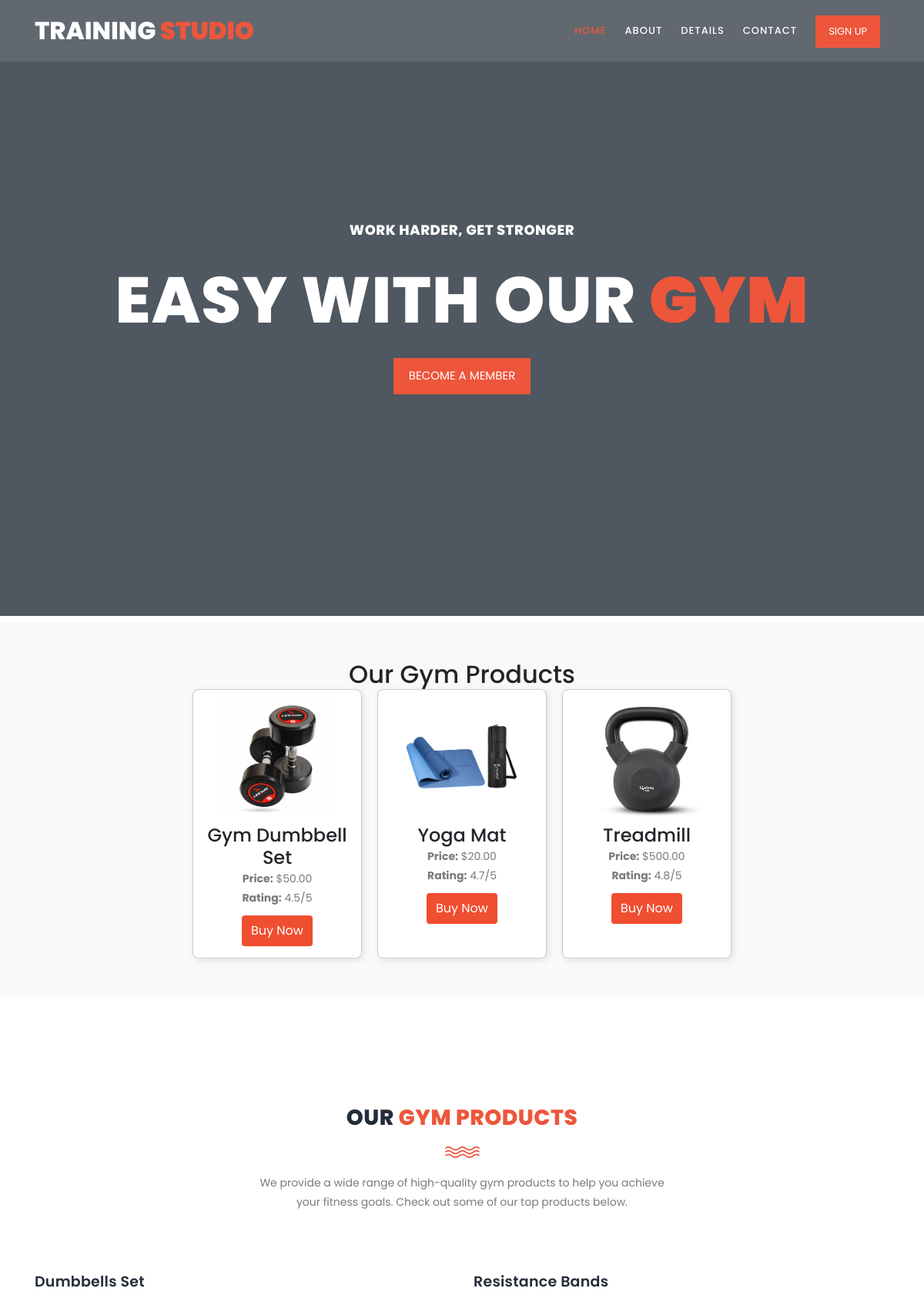
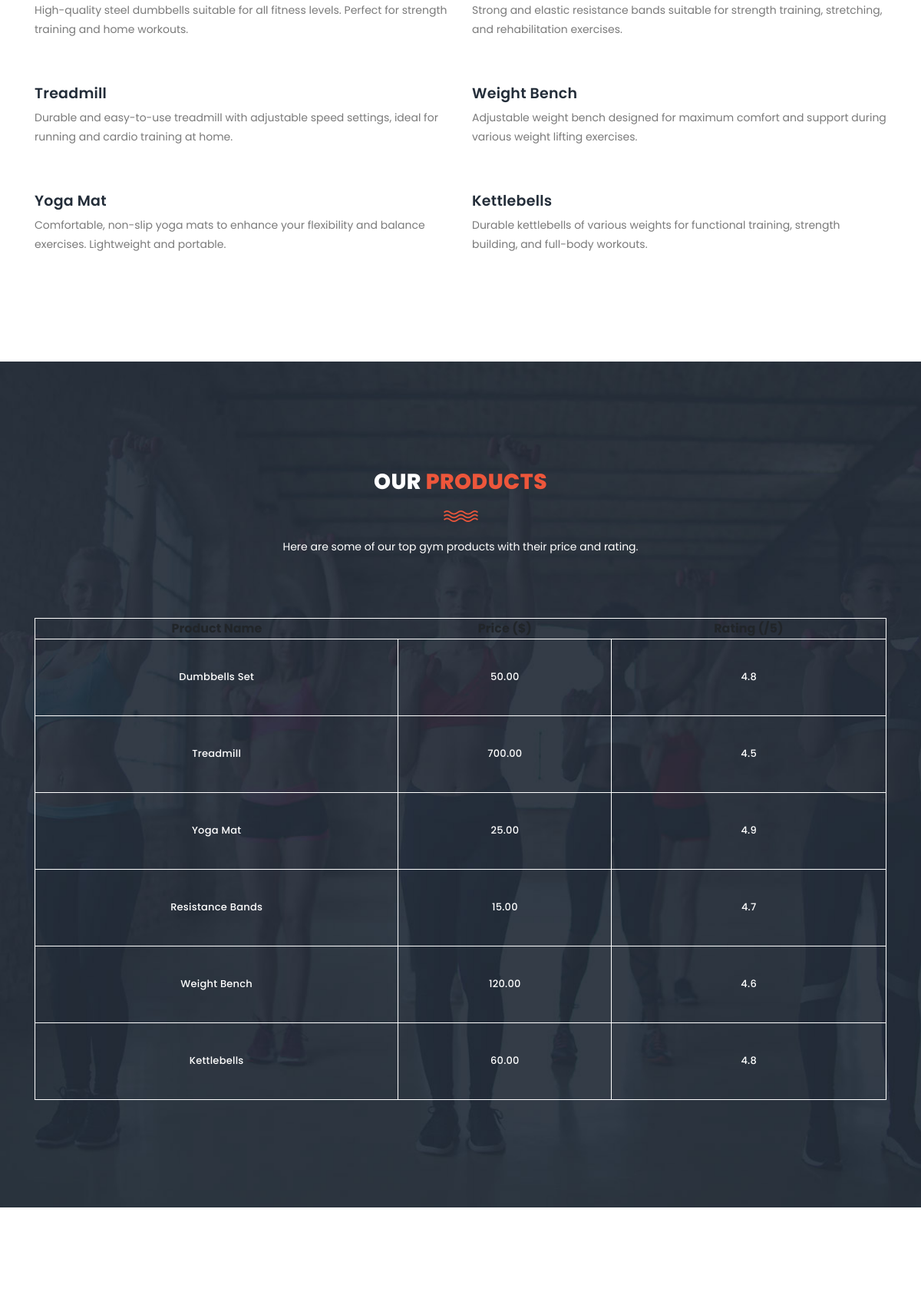
The page / (upper part) on the database its author committed (2 pictures, top to bottom).
### myapp/models.py (models this page shows, shortened)
class Product(models.Model):
    name = models.CharField(max_length=200)
    price = models.DecimalField(max_digits=8, decimal_places=2)
    image = models.ImageField(upload_to='products/', blank=True, null=True)
    description1 = models.TextField()
    description2 = models.TextField()
    rating = models.FloatField(default=5.0)
    slug = models.SlugField(unique=True)

### myapp/views.py (the view)
# urls.py: path('', views.index, name='index'),
def index(request):
    products = Product.objects.all()
    return render(request, 'index.html', {'products': products})

### templates/index.html (shortened to what this page needs)
{% load static %}
<!DOCTYPE html>
<html lang="en">
  <head>
    <link rel="stylesheet" type="text/css" href="assets/css/bootstrap.min.css">
    <link rel="stylesheet" type="text/css" href="assets/css/font-awesome.css">
    <link rel="stylesheet" href="assets/css/templatemo-training-studio.css">
    <link rel="stylesheet" type="text/css" href="{% static 'css/bootstrap.min.css' %}">
<link rel="stylesheet" type="text/css" href="{% static 'css/font-awesome.css' %}">
<link rel="stylesheet" href="{% static 'css/templatemo-training-studio.css' %}">
    </head>
    <body>
    <header class="header-area header-sticky">
        <div class="container">
            <div class="row">
                <div class="col-12">
                    <nav class="main-nav">
                        <a href="index.html" class="logo">Training<em> Studio</em></a>
                        <ul class="nav">
                            <li class="scroll-to-section"><a href="#top" class="active">Home</a></li>
                            <li class="scroll-to-section"><a href="#features">About</a></li>
                            <li class="scroll-to-section"><a href="#schedule">Details</a></li>
                            <li class="scroll-to-section"><a href="#contact-us">Contact</a></li>
                            <li class="main-button"><a href="#">Sign Up</a></li>
                        </ul>
                    </nav>
                </div>
            </div>
        </div>
    </header>
    <div class="main-banner" id="top">
        <video autoplay muted loop id="bg-video">
            <source src="{% static 'images/gym-video.mp4' %}" type="video/mp4" />
        </video>
        <div class="video-overlay header-text">
            <div class="caption">
                <h6>work harder, get stronger</h6>
                <h2>easy with our <em>gym</em></h2>
                <div class="main-button scroll-to-section">
                    <a href="#features">Become a member</a>
                </div>
            </div>
        </div>
    </div>
{% load static %}
<section class="product-section" style="padding:50px 0; background:#f9f9f9;">
    <div class="container">
        <h2 style="text-align:center;">Our Gym Products</h2>
        <div class="product-grid" style="display:flex; flex-wrap:wrap; gap:20px; justify-content:center;">
            {% for product in products %}
            <div class="product-card" style="border:1px solid #ccc; padding:15px; width:220px; text-align:center; border-radius:8px; background:#fff;">
                {% if product.image %}
                    <img src="{{ product.image.url }}" alt="{{ product.name }}" style="height:150px; object-fit:cover; border-radius:5px; margin-bottom:10px;">
                {% else %}
                    <img src="{% static 'images/placeholder.png' %}" alt="{{ product.name }}" style="height:150px; object-fit:cover; border-radius:5px; margin-bottom:10px;">
                {% endif %}
                <h4>{{ product.name }}</h4>
                <p><strong>Price:</strong> ${{ product.price }}</p>
                <p><strong>Rating:</strong> {{ product.rating }}/5</p>
                <a href="{% url 'product_detail' product.slug %}" class="buy-btn" style="display:inline-block; margin-top:10px; padding:8px 12px; background:#f04e30; color:#fff; text-decoration:none; border-radius:4px;">Buy Now</a>
            </div>
            {% endfor %}
        </div>
    </div>
</section>
    {% load static %}
<section class="section" id="features">
    <div class="container">
        <div class="row">
            <div class="col-lg-6 offset-lg-3">
                <div class="section-heading">
                    <h2>Our <em>Gym Products</em></h2>
                    <img src="{% static 'images/line-dec.png' %}" alt="line decoration">
                    <p>We provide a wide range of high-quality gym products to help you achieve your fitness goals. Check out some of our top products below.</p>
                </div>
            </div>
            <div class="col-lg-6">
                <ul class="features-items">
                    <li class="feature-item">
                        <div class="right-content">
                            <h4>Dumbbells Set</h4>
                            <p>High-quality steel dumbbells suitable for all fitness levels. Perfect for strength training and home workouts.</p>
                        </div>
                    </li>
                    <li class="feature-item">
                        <div class="right-content">
                            <h4>Treadmill</h4>
                            <p>Durable and easy-to-use treadmill with adjustable speed settings, ideal for running and cardio training at home.</p>
                        </div>
                    </li>
                    <li class="feature-item">
                        <div class="right-content">
                            <h4>Yoga Mat</h4>
                            <p>Comfortable, non-slip yoga mats to enhance your flexibility and balance exercises. Lightweight and portable.</p>
                        </div>
                    </li>
                </ul>
            </div>
            <div class="col-lg-6">
                <ul class="features-items">
                    <li class="feature-item">
                        <div class="right-content">
                            <h4>Resistance Bands</h4>
                            <p>Strong and elastic resistance bands suitable for strength training, stretching, and rehabilitation exercises.</p>
                        </div>
                    </li>
                    <li class="feature-item">
                        <div class="right-content">
                            <h4>Weight Bench</h4>
                            <p>Adjustable weight bench designed for maximum comfort and support during various weight lifting exercises.</p>
                        </div>
                    </li>
                    <li class="feature-item">
                        <div class="right-content">
                            <h4>Kettlebells</h4>
                            <p>Durable kettlebells of various weights for functional training, strength building, and full-body workouts.</p>
                        </div>
                    </li>
                </ul>
            </div>
        </div>
    </div>
</section>
    <section class="section" id="schedule">
    <div class="container">
        <div class="row">
            <div class="col-lg-6 offset-lg-3">
                <div class="section-heading dark-bg">
                    <h2>Our <em>Products</em></h2>
                    <img src="{% static 'images/line-dec.png' %}" alt="">
                    <p>Here are some of our top gym products with their price and rating.</p>
                </div>
            </div>
        </div>
        <div class="row">
            <div class="col-lg-12">
                <div class="schedule-table filtering">
                    <table>
                        <thead>
                            <tr>
                                <th>Product Name</th>
                                <th>Price ($)</th>
                                <th>Rating (/5)</th>
                            </tr>
                        </thead>
                        <tbody>
                            <tr>
                                <td>Dumbbells Set</td>
                                <td>50.00</td>
                                <td>4.8</td>
                            </tr>
                            <tr>
                                <td>Treadmill</td>
                                <td>700.00</td>
                                <td>4.5</td>
                            </tr>
                            <tr>
                                <td>Yoga Mat</td>
                                <td>25.00</td>
                                <td>4.9</td>
                            </tr>
                            <tr>
                                <td>Resistance Bands</td>
                                <td>15.00</td>
                                <td>4.7</td>
                            </tr>
                            <tr>
                                <td>Weight Bench</td>
                                <td>120.00</td>
                                <td>4.6</td>
                            </tr>
                            <tr>
                                <td>Kettlebells</td>
                                <td>60.00</td>
                                <td>4.8</td>
                            </tr>
                        </tbody>
                    </table>
                </div>
            </div>
        </div>
    </div>
</section>
    <section class="section" id="trainers">
        <div class="container">
            <div class="row">
                <div class="col-lg-6 offset-lg-3">
                        {% load static %}
                </div>
            </div>
        </div>
    </section>
  </body>
</html>

### templates/index.html (style rules this page uses)
.product-grid { display:flex; flex-wrap:wrap; gap:20px; justify-content:center; }
.product-card { border:1px solid #ccc; padding:15px; width:220px; text-align:center; border-radius:8px; background:#fff; box-shadow:2px 2px 8px rgba(0,0,0,0.1); transition: transform 0.2s; }
.buy-btn { display:inline-block; margin-top:10px; padding:8px 12px; background:#f04e30; color:#fff; text-decoration:none; border-radius:4px; }

### rows shown on the page
Product: image (picture), name "Gym Dumbbell Set", price "50.00", rating "4.5"
Product: image (picture), name "Yoga Mat", price "20.00", rating "4.7"
Product: image (picture), name "Treadmill", price "500.00", rating "4.8"
